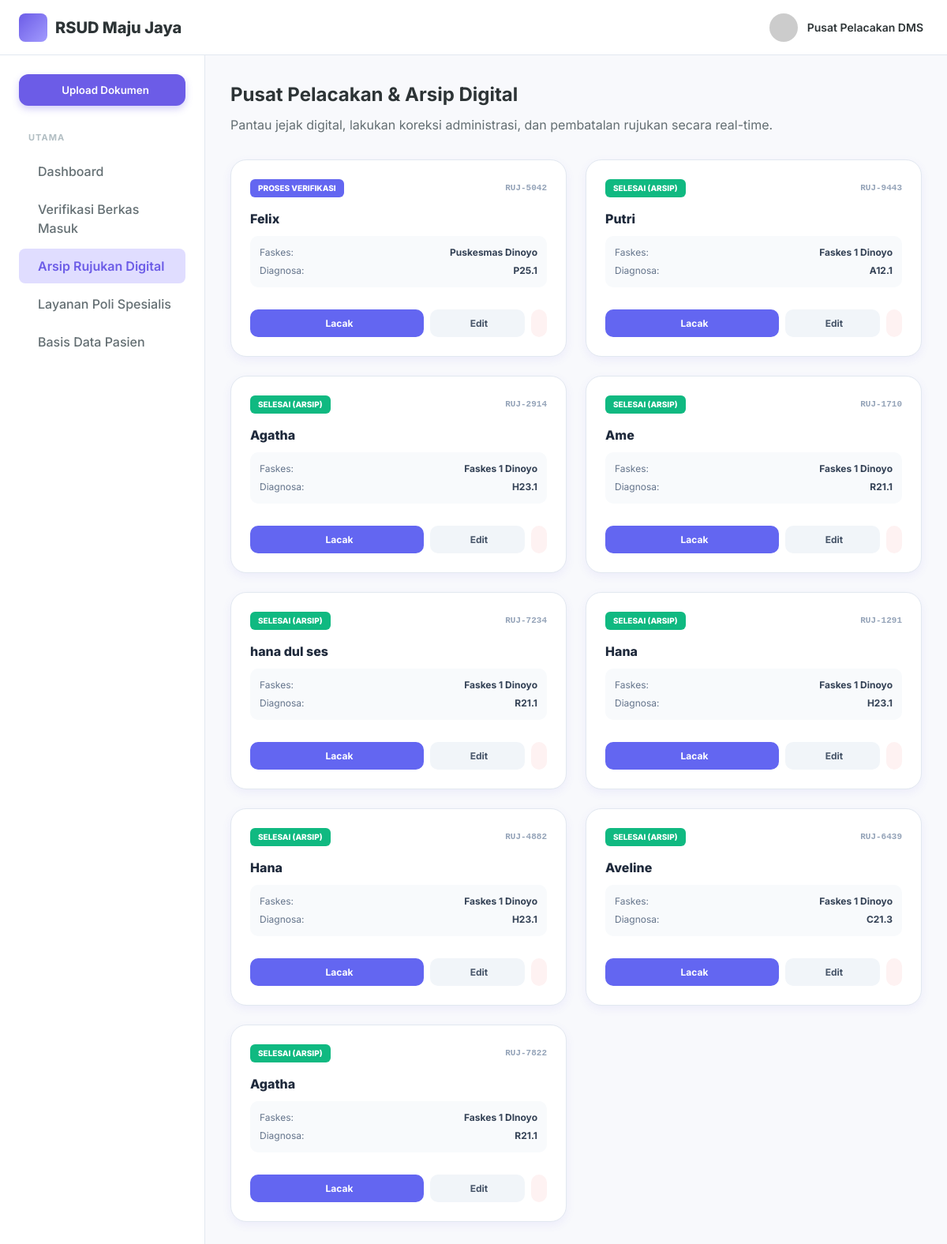
The page /referral_explorer.php on the database its author committed.
### tables this page shows
CREATE TABLE referrals (
        id INTEGER PRIMARY KEY AUTOINCREMENT,
        referral_id TEXT UNIQUE NOT NULL,
        patient_name TEXT NOT NULL,
        patient_wa TEXT,
        faskes_wa TEXT,
        category TEXT,
        origin_faskes TEXT,
        insurance_type TEXT,
        card_number TEXT,
        diagnosis_initial TEXT,
        icd10 TEXT,
        therapy_initial TEXT,
        spec_diagnosis TEXT,
        follow_up_plan TEXT,
        letter_date TEXT,
        expiry_date TEXT,
        received_date TEXT,
        replied_at DATETIME,
        status_flow TEXT DEFAULT 'ENTRY',
        created_at DATETIME DEFAULT CURRENT_TIMESTAMP
    , faskes_kab_kota TEXT, faskes_tingkat TEXT, target_poli TEXT, target_kota TEXT, patient_status_peserta TEXT, medical_notes TEXT, doctor_name TEXT, birth_date TEXT, gender TEXT, is_deleted INTEGER DEFAULT 0);

### config.php (called while the page is built, shortened)
<?php
$db_file = __DIR__ . '/dms_hospital.sqlite';
try {
    $pdo = new PDO("sqlite:" . $db_file);
    $pdo->setAttribute(PDO::ATTR_ERRMODE, PDO::ERRMODE_EXCEPTION);
    $pdo->setAttribute(PDO::ATTR_DEFAULT_FETCH_MODE, PDO::FETCH_ASSOC);
    class SQLiteCompatibilityLayer {
        private $pdo;
        public function __construct($pdo) {
            $this->pdo = $pdo;
        }
        public function query($sql) {
            try {
                $stmt = $this->pdo->query($sql);
                return new SQLiteResultWrapper($stmt);
            } catch (PDOException $e) {
                die("Database Error: " . $e->getMessage() . " (SQL: $sql)");
            }
        }
    }
    class SQLiteResultWrapper {
        private $data = [];
        private $index = 0;
        public function __construct($stmt) {
            $this->stmt = $stmt;
            if ($stmt) {
                $all = $this->stmt->fetchAll();
                $this->num_rows = count($all);
                $this->data = $all;
                $this->index = 0;
            }
        }
        public function fetch_assoc() {
            if (isset($this->data[$this->index])) {
                return $this->data[$this->index++];
            }
            return null;
        }
        public function data_seek($n) {
            $this->index = $n;
        }
    }
    $conn = new SQLiteCompatibilityLayer($pdo);
} catch (PDOException $e) {
    die("Koneksi SQLite Gagal: " . $e->getMessage());
}

### referral_explorer.php (the view, shortened to what this page needs)
<?php
require_once 'config.php';
$sql_docs = "SELECT * FROM referrals WHERE is_deleted = 0 ORDER BY created_at DESC";
$result = $conn->query($sql_docs);
if ($result->num_rows > 0) {
    $result->data_seek(0);
}
?>
<!DOCTYPE html>
<html lang="id">
<head>
    <link rel="stylesheet" href="styles.css">
</head>
<body>
    <div class="app-container">
        <header class="navbar">
            <div class="navbar-left">
                <div class="logo">
                    <div class="logo-icon"><i class="ph ph-hospital"></i></div>
                    <span style="font-weight: 800;">RSUD Maju Jaya</span>
                </div>
            </div>
            <div class="navbar-right">
                <div class="user-profile">
                    <img src="https://ui-avatars.com/api/?name=Arsiparis&background=6C5CE7&color=fff&rounded=true">
                    <div class="user-info"><span class="user-name">Pusat Pelacakan DMS</span></div>
                </div>
            </div>
        </header>
        <div class="main-layout">
            <aside class="sidebar">
                <div class="sidebar-content">
                    <button class="new-doc-btn" onclick="window.location.href='referral_registration.php'"><i class="ph ph-plus"></i><span>Upload Dokumen</span></button>
                    <nav class="sidebar-menu">
                        <div class="menu-group">
                            <h3 class="menu-title">Utama</h3>
                            <ul>
                                <li><a href="referral_dashboard.php"><i class="ph ph-squares-four"></i><span>Dashboard</span></a></li>
                                <li><a href="referral_verification.php"><i class="ph ph-check-square-offset"></i><span>Verifikasi Berkas Masuk</span></a></li>
                                <li class="active"><a href="referral_explorer.php"><i class="ph ph-files"></i><span>Arsip Rujukan Digital</span></a></li>
                                <li><a href="referral_specialist.php"><i class="ph ph-stethoscope"></i><span>Layanan Poli Spesialis</span></a></li>
                                <li><a href="referral_patients.php"><i class="ph ph-users"></i><span>Basis Data Pasien</span></a></li>
                            </ul>
                        </div>
                    </nav>
                </div>
            </aside>
            <main class="content-area">
                <h1 class="page-title">Pusat Pelacakan & Arsip Digital</h1>
                <p class="page-description">Pantau jejak digital, lakukan koreksi administrasi, dan pembatalan rujukan secara real-time.</p>
                <div style="display: grid; grid-template-columns: repeat(auto-fill, minmax(320px, 1fr)); gap: 24px; margin-top: 32px;">
                    <?php if ($result->num_rows > 0): ?>
                        <?php while($row = $result->fetch_assoc()):
                            $status = $row['status_flow'];
                            $badge_color = ($status == 'REPLIED') ? '#10b981' : (($status == 'VERIFY') ? '#f59e0b' : '#6366f1');
                            $status_text = ($status == 'REPLIED') ? 'SELESAI (ARSIP)' : (($status == 'VERIFY') ? 'DI POLI SPESIALIS' : 'PROSES VERIFIKASI');
                        ?>
                            <div class="card" style="padding: 24px; border-radius: 20px; display: flex; flex-direction: column; justify-content: space-between; min-height: 250px;">
                                <div>
                                    <div style="display: flex; justify-content: space-between; align-items: center; margin-bottom: 15px;">
                                        <span style="font-size: 10px; font-weight: 800; color: white; background: <?= $badge_color ?>; padding: 4px 10px; border-radius: 6px;"><?= $status_text ?></span>
                                        <span style="font-size: 11px; color: #94a3b8; font-family: monospace; font-weight: 700;"><?= $row['referral_id'] ?></span>
                                    </div>
                                    <h3 style="font-weight: 800; font-size: 16px; margin-bottom: 4px; color: #1e293b;"><?= $row['patient_name'] ?></h3>
                                    <div style="background: #f8fafc; padding: 12px; border-radius: 10px; font-size: 12px; margin-bottom: 20px; margin-top: 10px;">
                                        <div style="display: flex; justify-content: space-between; margin-bottom: 5px;">
                                            <span style="color: #64748b;">Faskes:</span>
                                            <span style="font-weight: 700; color: #334155;"><?= $row['origin_faskes'] ?></span>
                                        </div>
                                        <div style="display: flex; justify-content: space-between;">
                                            <span style="color: #64748b;">Diagnosa:</span>
                                            <span style="font-weight: 700; color: #334155;"><?= $row['icd10'] ?></span>
                                        </div>
                                    </div>
                                </div>
                                <div style="display: flex; gap: 8px;">
                                    <button onclick="traceDocument('<?= $row['referral_id'] ?>', '<?= $row['patient_name'] ?>')" style="flex: 2; padding: 10px; background: #6366f1; color: white; border: none; border-radius: 10px; font-weight: 700; cursor: pointer; display: flex; align-items: center; justify-content: center; gap: 6px; font-size: 12px;">
                                        <i class="ph ph-magnifying-glass"></i> Lacak
                                    </button>
                                    <button onclick="openEditModal('<?= $row['referral_id'] ?>')" style="flex: 1; padding: 10px; background: #f1f5f9; color: #475569; border: none; border-radius: 10px; font-weight: 700; cursor: pointer; display: flex; align-items: center; justify-content: center; gap: 4px; font-size: 12px;" title="Koreksi Data Rujukan">
                                        <i class="ph ph-pencil-simple"></i> Edit
                                    </button>
                                    <a href="referral_explorer.php?delete_id=<?= $row['referral_id'] ?>" onclick="return confirm('Apakah Anda yakin ingin membatalkan rujukan ini? Pembatalan akan dicatat ke dalam audit trail.')" style="padding: 10px; background: #fef2f2; color: #ef4444; border: none; border-radius: 10px; font-weight: 700; display: flex; align-items: center; justify-content: center; text-decoration: none;" title="Batalkan Rujukan">
                                    </a>
                                </div>
                            </div>
                        <?php endwhile; ?>
                    <?php else: ?>
                        <div style="grid-column: 1 / -1; text-align: center; padding: 60px; color: #cbd5e1; font-weight: 500;">Belum ada arsip rujukan terdaftar.</div>
                    <?php endif; ?>
                </div>
            </main>
        </div>
    </div>
</body>
</html>

### styles.css (style rules this page uses)
:root { --primary: #6C5CE7; --primary-hover: #5A4BDE; --secondary: #A29BFE; --secondary-light: #E0DDFF; --bg-color: #F8F9FC; --card-bg: #FFFFFF; --text-main: #2D3436; --text-muted: #636E72; --text-light: #B2BEC3; --border-color: #E2E8F0; --shadow-sm: 0 1px 2px rgba(0,0,0,0.05); --shadow-md: 0 4px 12px rgba(108, 92, 231, 0.08); --shadow-lg: 0 10px 25px rgba(108, 92, 231, 0.12); --radius: 12px; --sidebar-width: 260px; --navbar-height: 70px; --transition: all 0.3s cubic-bezier(0.25, 0.8, 0.25, 1); }
* { margin: 0; padding: 0; box-sizing: border-box; }
body { font-family: 'Inter', sans-serif; background-color: var(--bg-color); color: var(--text-main); line-height: 1.5; overflow-x: hidden; }
ul { list-style: none; }
a { text-decoration: none; color: inherit; }
button { cursor: pointer; border: none; background: none; font-family: inherit; }
.app-container { display: flex; flex-direction: column; min-height: 100vh; }
.main-layout { display: flex; flex: 1; margin-top: var(--navbar-height); }
.navbar { position: fixed; top: 0; left: 0; width: 100%; height: var(--navbar-height); background-color: var(--card-bg); border-bottom: 1px solid var(--border-color); display: flex; align-items: center; justify-content: space-between; padding: 0 24px; z-index: 50; }
.navbar-left { display: flex; align-items: center; gap: 16px; width: var(--sidebar-width); }
.logo { display: flex; align-items: center; gap: 10px; font-weight: 700; font-size: 20px; color: var(--text-main); }
.logo-icon { background: linear-gradient(135deg, var(--primary), var(--secondary)); color: white; width: 36px; height: 36px; border-radius: 8px; display: flex; align-items: center; justify-content: center; font-size: 20px; }
.navbar-right { display: flex; align-items: center; gap: 20px; }
.user-profile { display: flex; align-items: center; gap: 12px; cursor: pointer; padding: 6px; border-radius: var(--radius); transition: var(--transition); }
.user-profile img { width: 36px; height: 36px; border-radius: 50%; object-fit: cover; }
.user-info { display: flex; flex-direction: column; }
.user-name { font-weight: 600; font-size: 14px; }
.sidebar { width: var(--sidebar-width); background-color: var(--card-bg); border-right: 1px solid var(--border-color); height: calc(100vh - var(--navbar-height)); position: fixed; top: var(--navbar-height); left: 0; transition: var(--transition); z-index: 40; }
.sidebar-content { padding: 24px; height: 100%; overflow-y: auto; }
.new-doc-btn { width: 100%; background-color: var(--primary); color: white; padding: 12px; border-radius: var(--radius); display: flex; align-items: center; justify-content: center; gap: 8px; font-weight: 600; margin-bottom: 32px; transition: var(--transition); box-shadow: 0 4px 10px rgba(108, 92, 231, 0.3); }
.menu-group { margin-bottom: 24px; }
.menu-title { font-size: 11px; text-transform: uppercase; letter-spacing: 1px; color: var(--text-light); margin-bottom: 12px; padding-left: 12px; }
.sidebar-menu ul li { margin-bottom: 4px; }
.sidebar-menu ul li a { display: flex; align-items: center; gap: 12px; padding: 10px 12px; border-radius: 8px; color: var(--text-muted); font-weight: 500; transition: var(--transition); }
.sidebar-menu ul li.active a { background-color: var(--secondary-light); color: var(--primary); font-weight: 600; }
.content-area { margin-left: var(--sidebar-width); padding: 32px; width: calc(100% - var(--sidebar-width)); transition: var(--transition); }
.page-title { font-size: 24px; font-weight: 700; margin-bottom: 8px; }
.page-description { color: var(--text-muted); }
.card { background-color: var(--card-bg); border-radius: var(--radius); box-shadow: var(--shadow-md); border: 1px solid var(--border-color); padding: 24px; }

### rows shown on the page
referrals: status_flow "PROSES VERIFIKASI", referral "RUJ-5042", patient_name "Felix", origin_faskes "Puskesmas Dinoyo", icd10 "P25.1"
referrals: status_flow "SELESAI (ARSIP)", referral "RUJ-9443", patient_name "Putri", origin_faskes "Faskes 1 Dinoyo", icd10 "A12.1"
referrals: status_flow "SELESAI (ARSIP)", referral "RUJ-2914", patient_name "Agatha", origin_faskes "Faskes 1 Dinoyo", icd10 "H23.1"
referrals: status_flow "SELESAI (ARSIP)", referral "RUJ-1710", patient_name "Ame", origin_faskes "Faskes 1 Dinoyo", icd10 "R21.1"
referrals: status_flow "SELESAI (ARSIP)", referral "RUJ-7234", patient_name "hana dul ses", origin_faskes "Faskes 1 Dinoyo", icd10 "R21.1"
referrals: status_flow "SELESAI (ARSIP)", referral "RUJ-1291", patient_name "Hana", origin_faskes "Faskes 1 Dinoyo", icd10 "H23.1"
referrals: status_flow "SELESAI (ARSIP)", referral "RUJ-4882", patient_name "Hana", origin_faskes "Faskes 1 Dinoyo", icd10 "H23.1"
referrals: status_flow "SELESAI (ARSIP)", referral "RUJ-6439", patient_name "Aveline", origin_faskes "Faskes 1 Dinoyo", icd10 "C21.3"
referrals: status_flow "SELESAI (ARSIP)", referral "RUJ-7822", patient_name "Agatha", origin_faskes "Faskes 1 DInoyo", icd10 "R21.1"
